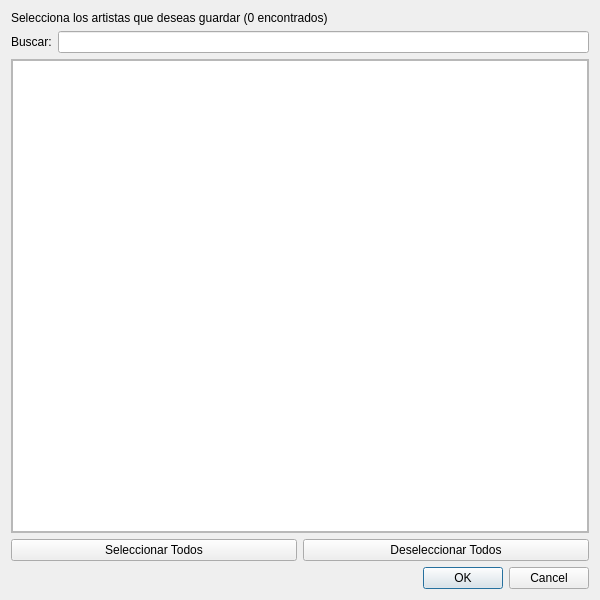
<?xml version="1.0" encoding="UTF-8"?>
<ui version="4.0">
 <class>ArtistSelectionDialog</class>
 <widget class="QDialog" name="ArtistSelectionDialog">
  <property name="geometry">
   <rect>
    <x>0</x>
    <y>0</y>
    <width>600</width>
    <height>600</height>
   </rect>
  </property>
  <property name="minimumSize">
   <size>
    <width>600</width>
    <height>600</height>
   </size>
  </property>
  <property name="windowTitle">
   <string>Seleccionar Artistas</string>
  </property>
  <layout class="QVBoxLayout" name="verticalLayout">
   <item>
    <widget class="QLabel" name="info_label">
     <property name="text">
      <string>Selecciona los artistas que deseas guardar (0 encontrados)</string>
     </property>
    </widget>
   </item>
   <item>
    <layout class="QHBoxLayout" name="search_layout">
     <item>
      <widget class="QLabel" name="search_label">
       <property name="text">
        <string>Buscar:</string>
       </property>
      </widget>
     </item>
     <item>
      <widget class="QLineEdit" name="search_input"/>
     </item>
    </layout>
   </item>
   <item>
    <widget class="QScrollArea" name="scroll_widget">
     <property name="widgetResizable">
      <bool>true</bool>
     </property>
     <widget class="QWidget" name="scroll_area">
      <property name="geometry">
       <rect>
        <x>0</x>
        <y>0</y>
        <width>580</width>
        <height>464</height>
       </rect>
      </property>
      <layout class="QVBoxLayout" name="scroll_layout">
       <property name="leftMargin">
        <number>0</number>
       </property>
       <property name="topMargin">
        <number>0</number>
       </property>
       <property name="rightMargin">
        <number>0</number>
       </property>
       <property name="bottomMargin">
        <number>0</number>
       </property>
       <item>
        <widget class="QStackedWidget" name="stackedWidget">
         <property name="currentIndex">
          <number>1</number>
         </property>
         <widget class="QWidget" name="page">
          <layout class="QVBoxLayout" name="verticalLayout_2">
           <property name="leftMargin">
            <number>0</number>
           </property>
           <property name="topMargin">
            <number>0</number>
           </property>
           <property name="rightMargin">
            <number>0</number>
           </property>
           <property name="bottomMargin">
            <number>0</number>
           </property>
           <item>
            <widget class="QTreeWidget" name="treeWidget">
             <column>
              <property name="text">
               <string>Artista / Álbum</string>
              </property>
             </column>
             <column>
              <property name="text">
               <string>MBID</string>
              </property>
             </column>
             <column>
              <property name="text">
               <string/>
              </property>
             </column>
            </widget>
           </item>
          </layout>
         </widget>
         <widget class="QWidget" name="page_2">
          <layout class="QVBoxLayout" name="verticalLayout_3">
           <property name="leftMargin">
            <number>0</number>
           </property>
           <property name="topMargin">
            <number>0</number>
           </property>
           <property name="rightMargin">
            <number>0</number>
           </property>
           <property name="bottomMargin">
            <number>0</number>
           </property>
           <item>
            <widget class="QListWidget" name="listWidget"/>
           </item>
          </layout>
         </widget>
        </widget>
       </item>
      </layout>
     </widget>
    </widget>
   </item>
   <item>
    <layout class="QHBoxLayout" name="button_layout">
     <item>
      <widget class="QPushButton" name="action_select_all">
       <property name="text">
        <string>Seleccionar Todos</string>
       </property>
      </widget>
     </item>
     <item>
      <widget class="QPushButton" name="action_deselect_all">
       <property name="text">
        <string>Deseleccionar Todos</string>
       </property>
      </widget>
     </item>
    </layout>
   </item>
   <item>
    <widget class="QDialogButtonBox" name="buttons">
     <property name="standardButtons">
      <set>QDialogButtonBox::StandardButton::Cancel|QDialogButtonBox::StandardButton::Ok</set>
     </property>
    </widget>
   </item>
  </layout>
 </widget>
 <resources/>
 <connections/>
</ui>
